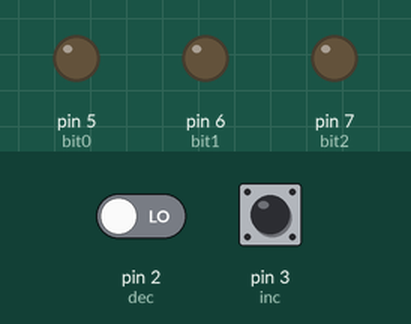
A sketch run on a simulated Arduino Uno, built with avr-gcc and run on an emulated ATmega328P. Shown: output pins drawn as LEDs (lit = HIGH). The test bench sets the inputs (shaded band); at power-on: pin 3 (inc) LOW, pin 2 (dec) LOW.

Above: at 1.2 s.
1.3 s: pin 3 (inc) driven HIGH
At 2.2 s:
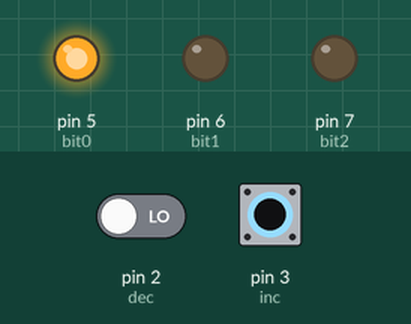
2.8 s: pin 3 (inc) pulsed LOW 5 times (0.12 s each, 0.3 s apart)
At 5.1 s:
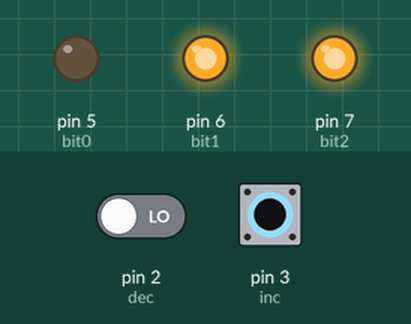
5.8 s: pin 3 (inc) pulsed LOW 2 times (0.12 s each, 0.3 s apart)
At 6.5 s:
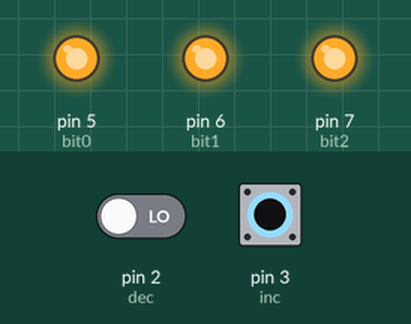
Timing chart, 0 to 8.8 s (numbered marks = the images above; inputs shaded):
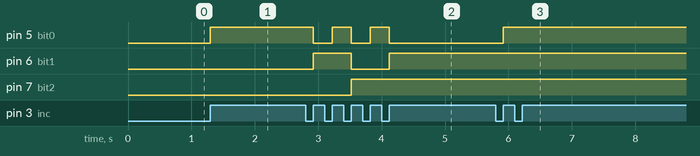

The sketch:

aalzah23lab2.ino
```cpp
// Aziz Alzahrani - 675518850
// Lab 2 - Input and Output
// This code receives input from two buttons to increment or decrement a 3-bit counter, that's then displayed on 3 LEDs in binary (LED on = 1).
// This program assumes that the two buttons are connected to pin 3 and 2 for incrementing and decrementing, respectivly. It also assumes the LEDs are
// connected to pins 5, 6 and 7 for bits 0, 1 and 2 LEDs, respectivly.
// Reference to using the algorithm to convert from decimal to binary - https://www.geeksforgeeks.org/program-decimal-binary-conversion/
// Youtube video link - https://youtu.be/G8BrBr_U5Lw

const int inc = 3;
const int dec = 2;
const int bit0 = 5;
const int bit1 = 6;
const int bit2 = 7;

int count = 0;
int bits[] = {0, 0, 0};
bool canPress = true;

void updateLEDs() {
  digitalWrite(bit0, bits[0]);
  digitalWrite(bit1, bits[1]);
  digitalWrite(bit2, bits[2]);
}

void setup() {
  pinMode(inc, INPUT);
  pinMode(dec, INPUT);
  pinMode(bit0, OUTPUT);
  pinMode(bit1, OUTPUT);
  pinMode(bit2, OUTPUT);

  updateLEDs();
}

void updateBits() {
  for (int i = 0; i < 3; i++) {
    bits[i] = 0;
  }

  int n = count;
  for (int i = 0; n > 0; i++) {
    bits[i] = n % 2;
    n /= 2;
  }

  updateLEDs();
}

void loop() {
  if (digitalRead(inc) && canPress) {
    if (count < 7) {
      count++;
      updateBits();
    }
    canPress = false;
  } else if (digitalRead(dec) && canPress) {
    if (count > 0) {
      count--;
      updateBits();
    }
    canPress = false;
  } else if (!digitalRead(inc) && !digitalRead(dec)) {
    canPress = true;
  }
}
```

Measured:
- after the input at 1.3 s, pin 5 (bit0): LOW → HIGH at once
- after the input at 2.8 s, pin 5 (bit0): alternates HIGH for 0.30 s and LOW for 0.30 s, 5 changes in all, then stays LOW, starting after 0.12 s; pin 6 (bit1): LOW → HIGH after 0.12 s, → LOW 0.60 s later, → HIGH 0.60 s later; pin 7 (bit2): LOW → HIGH after 0.72 s
- after the input at 5.8 s, pin 5 (bit0): LOW → HIGH after 0.12 s
